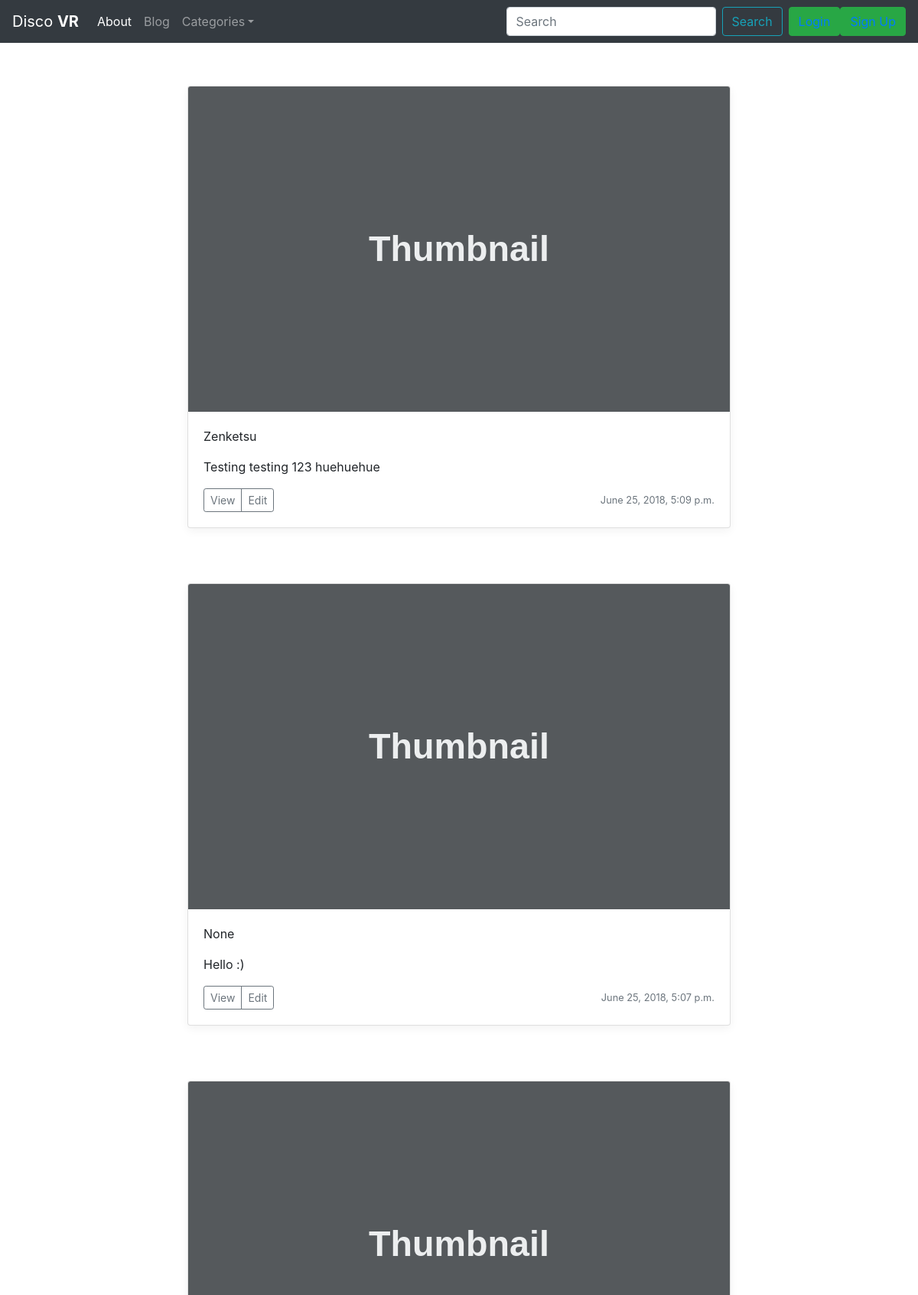
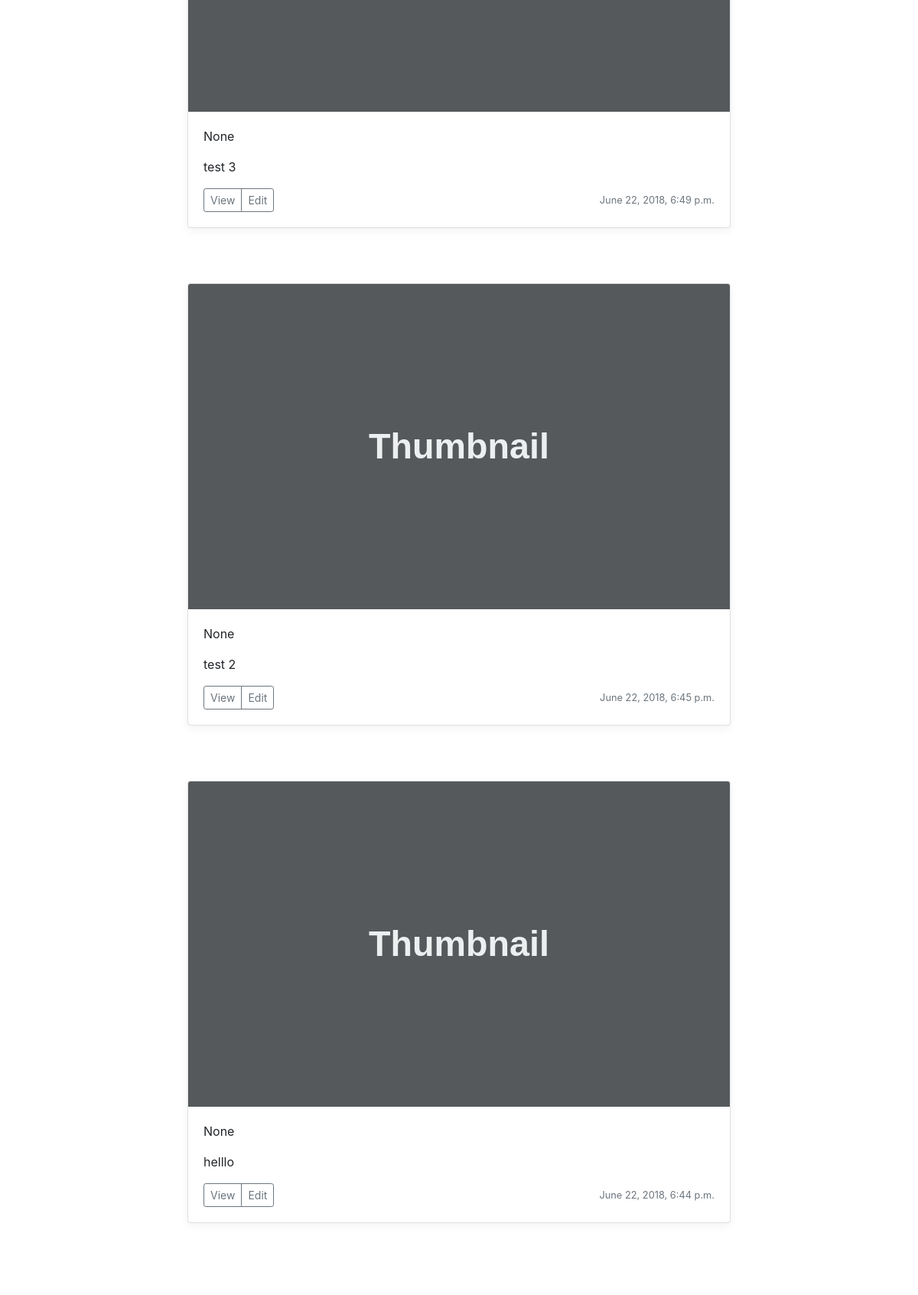
Page /homepage/ (upper part) on the committed database (2 pictures, top to bottom).
### homepage/models.py (models this page shows, shortened)
class Post(models.Model):
	username = models.ForeignKey(User, on_delete=models.CASCADE, blank=True, null=True)
	description = models.TextField()
	date_added = models.DateTimeField(default=timezone.now)
	thumb = models.ImageField(default='default.png', blank=True)

### homepage/views.py (the view)
# urls.py: path('', views.index, name='index'),
def index(request):
	posts = Post.objects.order_by('-date_added')
	context = {'posts' : posts}
	return render(request, 'homepage/index.html', context)

### homepage/templates/homepage/index.html (shortened to what this page needs)
{% load static %}
<!doctype html>
<html lang="en">
  <head>
    <link href="{% static 'homepage/bootstrap.min.css' %}" rel="stylesheet">
    <link href="{% static 'homepage/album.css' %}" rel="stylesheet">
    <link href="{% static 'homepage/disco-vr.css' %}" rel="stylesheet">
  </head>
  <body>
    <nav class="navbar navbar-expand-md navbar-dark bg-dark fixed-top">
      <a class="navbar-brand" href="#">Disco <strong>VR</strong></a>
      <div class="collapse navbar-collapse" id="navbarsExampleDefault">
        <ul class="navbar-nav mr-auto">
          <li class="nav-item active">
            <a class="nav-link" href="#">About <span class="sr-only">(current)</span></a>
          </li>
          <li class="nav-item">
            <a class="nav-link" href="#">Blog</a>
          </li>
          <li class="nav-item dropdown">
            <a class="nav-link dropdown-toggle" href="https://example.com" id="dropdown01" data-toggle="dropdown" aria-haspopup="true" aria-expanded="false">Categories</a>
          </li>
        </ul>
        <form class="form-inline my-2 my-lg-0">
          <input class="form-control mr-sm-2" type="text" placeholder="Search" aria-label="Search">
          <button class="btn btn-outline-info my-2 my-sm-0" type="submit">Search</button>
        </form>
        {% if user.is_authenticated %}
        <form class="form-inline my-2 my-lg-0 ml-md-2">
          <button class="btn btn-success my-2 my-sm-0" type="submit"><a href="{% url 'post' %}">Post Something {{user.username}}!</a></button>
          <button class="btn btn-success my-2 my-sm-0" type="submit"><a href="{% url 'logout' %}">Logout</a></button>
        </form>
        {% else %}
        <form class="form-inline my-2 my-lg-0 ml-md-2">
	        <button class="btn btn-success my-2 my-sm-0" type="submit"><a href="{% url 'login' %}">Login</a></button>
          <button class="btn btn-success my-2 my-sm-0" type="submit"><a href="{% url 'register' %}">Sign Up</a></button>
        </form>
        {% endif %}
      </div>
    </nav>
    <main role="main" class="container page-top">
      <div class="album py-5">
        <div class="container">
          <div class="row">
            {% for p in posts %}
            <div class="col-md-8 offset-md-2 my-4">
              <div class="card mb-4 box-shadow">
                <img class="card-img-top" data-src="holder.js/100px425?theme=thumb&bg=55595c&fg=eceeef&text=Thumbnail" alt="Card image cap">
                <div class="card-body">
                  <p class="card-text">{{ p.username }}</p>
                  <p class="card-text">{{ p.description }}</p>
                  <div class="d-flex justify-content-between align-items-center">
                    <div class="btn-group">
                      <button type="button" class="btn btn-sm btn-outline-secondary">View</button>
                      <button type="button" class="btn btn-sm btn-outline-secondary">Edit</button>
                    </div>
                    <small class="text-muted">{{ p.date_added }}</small>
                  </div>
                </div>
              </div>
            </div>
            {% endfor %}
          </div>
        </div>
      </div>
    </main>
  </body>
</html>

### homepage/static/homepage/album.css (style rules this page uses)
:root { --jumbotron-padding-y: 3rem; }
.box-shadow { box-shadow: 0 .25rem .75rem rgba(0, 0, 0, .05); }

### homepage/static/homepage/disco-vr.css (style rules this page uses)
main { margin-top: 40px; }

### rows in the picture
Post: username "Zenketsu", description "Testing testing 123 huehuehue", date_added "June 25, 2018, 5:09 p.m."
Post: username "None", description "Hello :)", date_added "June 25, 2018, 5:07 p.m."
Post: username "None", description "test 3", date_added "June 22, 2018, 6:49 p.m."
Post: username "None", description "test 2", date_added "June 22, 2018, 6:45 p.m."
Post: username "None", description "helllo", date_added "June 22, 2018, 6:44 p.m."
